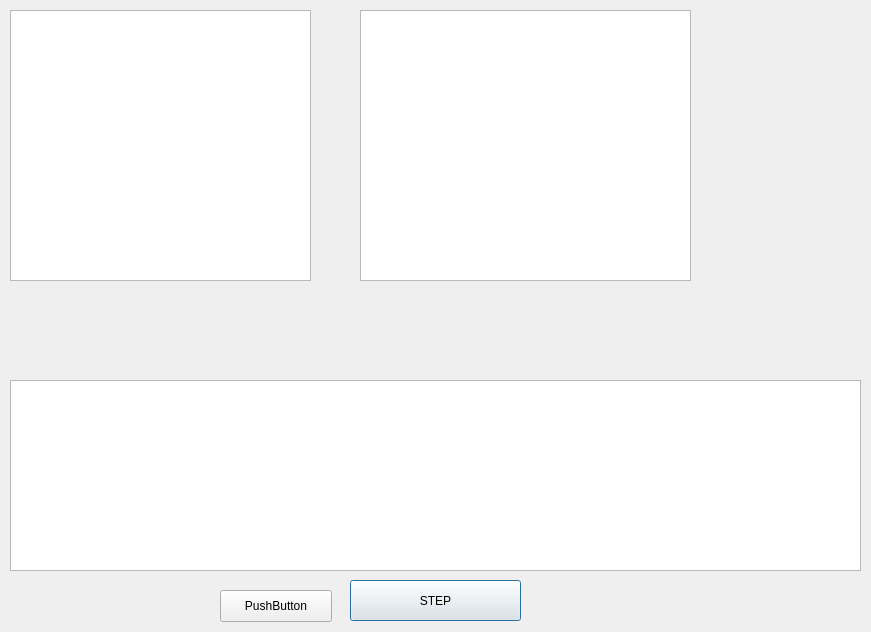
<?xml version="1.0" encoding="UTF-8"?>
<ui version="4.0">
 <class>StepMode</class>
 <widget class="QDialog" name="StepMode">
  <property name="geometry">
   <rect>
    <x>0</x>
    <y>0</y>
    <width>871</width>
    <height>632</height>
   </rect>
  </property>
  <property name="windowTitle">
   <string>Dialog</string>
  </property>
  <widget class="QPushButton" name="pushButton">
   <property name="geometry">
    <rect>
     <x>350</x>
     <y>580</y>
     <width>171</width>
     <height>41</height>
    </rect>
   </property>
   <property name="text">
    <string>STEP</string>
   </property>
  </widget>
  <widget class="QTableView" name="tableView">
   <property name="geometry">
    <rect>
     <x>10</x>
     <y>380</y>
     <width>851</width>
     <height>191</height>
    </rect>
   </property>
   <property name="autoScrollMargin">
    <number>7</number>
   </property>
  </widget>
  <widget class="QTableView" name="tableView_2">
   <property name="geometry">
    <rect>
     <x>360</x>
     <y>10</y>
     <width>331</width>
     <height>271</height>
    </rect>
   </property>
   <property name="autoScrollMargin">
    <number>7</number>
   </property>
  </widget>
  <widget class="QPushButton" name="pushButton_2">
   <property name="geometry">
    <rect>
     <x>220</x>
     <y>590</y>
     <width>112</width>
     <height>32</height>
    </rect>
   </property>
   <property name="text">
    <string>PushButton</string>
   </property>
  </widget>
  <widget class="QTableView" name="tableView_3">
   <property name="geometry">
    <rect>
     <x>10</x>
     <y>10</y>
     <width>301</width>
     <height>271</height>
    </rect>
   </property>
   <property name="autoScrollMargin">
    <number>7</number>
   </property>
  </widget>
 </widget>
 <resources/>
 <connections/>
</ui>
